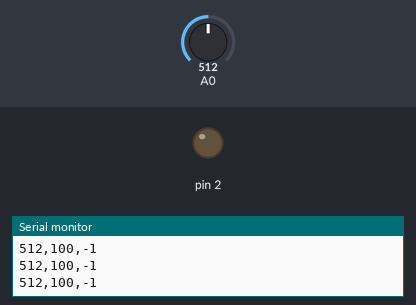
This sketch was run on a simulated Arduino Uno, built with avr-gcc and run on an emulated ATmega328P. On the bench: output pins drawn as LEDs (lit = HIGH), the last lines printed to the serial monitor. Dashed ring = blinking. Inputs (shaded band) come from the test bench; at power-on: A0 = 512.

Above: at 1.2 s.
1.3 s: A0 set to 739
4.3 s: A0 set to 759
At 4.8 s:
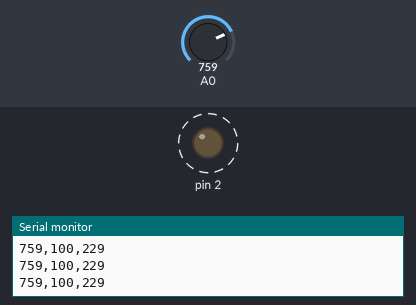
Timing chart, 0 to 11.8 s (numbered marks = the images above; inputs shaded):
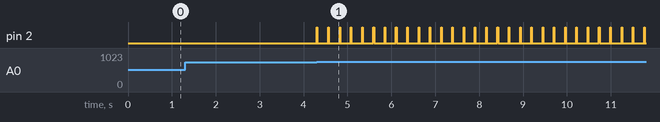

The sketch:

ECG.ino
```cpp
long int Time, Time0, Time1;
int  dt = 0;
int emg;
void setup() {
  Serial.begin(9600);
  pinMode(2, OUTPUT);
  pinMode(A0, INPUT);
  Time0 = 0;
  Time1 = 0;
}

void loop() {
  Time = millis();
  emg = analogRead(A0);
  if ((emg >= 750) and (Time > (Time0 + 250))) {
    Time1 = Time0;
    Time0 = Time;
    dt = Time0 - Time1;
    digitalWrite(2, 1);
  }
  Serial.print(emg);
  Serial.print(',');
  Serial.print(100);
  Serial.print(',');
  Serial.println(60000 / dt);
  digitalWrite(2, 0);
}
```

Measured:
- the behaviour switches between 749 and 750 on A0 (found by bisection; images 0 and 1)
- after the input at 4.3 s, pin 2: alternates HIGH for 0.01 s and LOW for 0.24 s, starting at once
